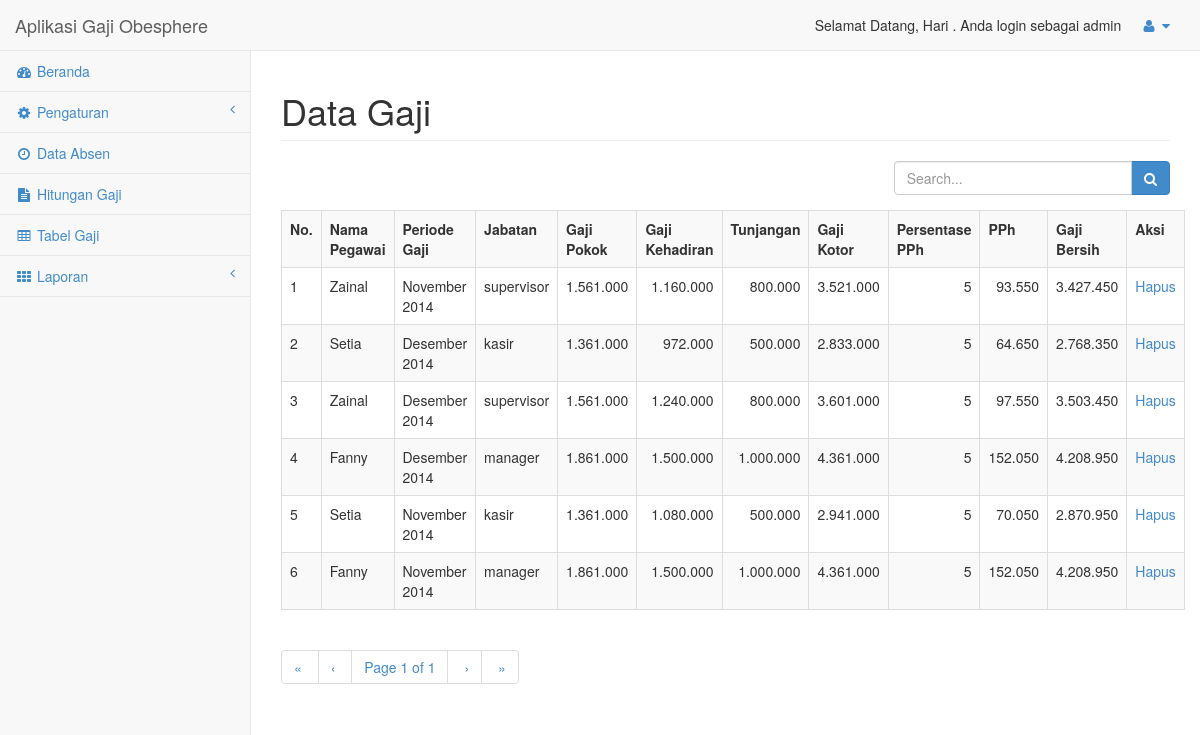
The app's page /index.php?route=tabelgaji (signed in) with its own data.
### tables this page shows
CREATE TABLE IF NOT EXISTS `gaji` (
`id_gaji` int(11) NOT NULL,
  `nip_gaji` varchar(8) NOT NULL,
  `jabatan_gaji` varchar(25) DEFAULT NULL,
  `bulan_gaji` varchar(10) NOT NULL DEFAULT '',
  `tahun_gaji` year(4) NOT NULL,
  `gapok_gaji` double NOT NULL,
  `gakeh_gaji` double NOT NULL,
  `tunja_gaji` double NOT NULL,
  `kotor_gaji` double NOT NULL,
  `netto_tahun_gaji` double NOT NULL,
  `ptkp_tahun_gaji` double NOT NULL,
  `pkp_tahun_gaji` double NOT NULL,
  `persen_gaji` int(11) NOT NULL,
  `pph_tahun_gaji` double NOT NULL,
  `pph_bulan_gaji` double NOT NULL,
  `bersih_gaji` double NOT NULL,
  `masuk` int(11) DEFAULT '0',
  `off` int(11) DEFAULT '0',
  `cuti` int(11) DEFAULT '0',
  `sakit` int(11) DEFAULT '0',
  `alpa` int(11) DEFAULT '0'
);

CREATE TABLE IF NOT EXISTS `pegawai` (
  `nip` varchar(8) NOT NULL DEFAULT '',
  `nama_pegawai` varchar(100) NOT NULL DEFAULT '',
  `jabatan_pegawai` int(11) NOT NULL,
  `alamat` varchar(100) NOT NULL DEFAULT '',
  `tlp_pegawai` varchar(12) NOT NULL DEFAULT '',
  `jenis_kelamin` varchar(10) NOT NULL,
  `agama` varchar(50) NOT NULL DEFAULT '',
  `tgl_lahir` date NOT NULL,
  `status_kawin` varchar(10) NOT NULL DEFAULT '0',
  `npwp_pegawai` varchar(20) NOT NULL
);

### loader.php (called while the page is built)
<?php
$route = isset($_GET['route'])?$_GET['route']:'dashboard';
    include 'page/'.$route.'.php';
?>

### inc/fungsi.php (called while the page is built, shortened)
<?php
function ribuan($angka)
{
$angka = number_format($angka,0,",",".");
return $angka;
}
?>

### page/tabelgaji.php (the view, shortened to what this page needs)
<?php
if(isset($_REQUEST['keyword']) && $_REQUEST['keyword']<>""){
    $keyword=$_REQUEST['keyword'];
    $reload = "index.php?route=gaji&keyword=$keyword";
    $query = "SELECT
      *
    FROM
      gaji
      LEFT JOIN pegawai ON pegawai.nip = gaji.nip_gaji
    WHERE
      nama_pegawai LIKE '%$keyword%' OR
      bulan_gaji LIKE '%$keyword%'
    ORDER BY id_gaji DESC";
    $result = mysql_query($query);
}else{
    $reload = "index.php?route=gaji";
    $query = "SELECT
      *
    FROM
      gaji
      LEFT JOIN pegawai ON pegawai.nip = gaji.nip_gaji
    ORDER BY id_gaji DESC";
    $result = mysql_query($query);
}
$rpp = 10;
$page = intval($_GET["page"]);
if($page<=0) $page = 1;
$tcount = mysql_num_rows($result);
$tpages = ($tcount) ? ceil($tcount/$rpp) : 1;
$count = 0;
$i = ($page-1)*$rpp;
$no_urut = ($page-1)*$rpp;
?>
            <div class="row">
                <div class="col-lg-12">
                    <h1 class="page-header">Data Gaji</h1>
                </div>
            </div>
            <div class="row">
                <div class="col-lg-8">
                </div>
                <div class="col-lg-4 text-right">
                    <form method="post" action="index.php?route=tabelgaji">
                        <div class="form-group input-group">
                            <input type="text" name="keyword" class="form-control" placeholder="Search..." value="<?php echo $_REQUEST['keyword']; ?>">
                            <span class="input-group-btn">
                                <button class="btn btn-primary" type="submit"><i class="fa fa-search"></i>
                                </button>
                            </span>
                        </div>
                    </form>
                </div>
            </div>
            <div class="row">
                <div class="col-lg-12">
                    <table class="table table-bordered table-striped">
                        <tr>
                            <th>No.</th>
                            <th>Nama Pegawai</th>
                            <th>Periode Gaji</th>
                            <th>Jabatan</th>
                            <th>Gaji Pokok</th>
                            <th>Gaji Kehadiran</th>
                            <th>Tunjangan</th>
                            <th>Gaji Kotor</th>
                            <th>Persentase PPh</th>
                            <th>PPh</th>
                            <th>Gaji Bersih</th>
                            <th>Aksi</th>
                        </tr>
                        <?php
                        if (!$result)
                        {
                            die(mysql_error());
                        }
                        else
                        {
                            while(($count<$rpp) && ($i<$tcount)) {
                                $row = mysql_fetch_array($result);
                        ?>
                            <tr>
                                <td><?php echo ++$no_urut; ?></td>
                                <td><?php echo $row['nama_pegawai']; ?></td>
                                <td><?php echo $row['bulan_gaji']." ".$row['tahun_gaji']; ?></td>
                                <td><?php echo $row['jabatan_gaji']; ?></td>
                                <td style="text-align: right"><?php echo ribuan($row['gapok_gaji']); ?></td>
                                <td style="text-align: right"><?php echo ribuan($row['gakeh_gaji']); ?></td>
                                <td style="text-align: right"><?php echo ribuan($row['tunja_gaji']); ?></td>
                                <td style="text-align: right"><?php echo ribuan($row['kotor_gaji']); ?></td>
                                <td style="text-align: right"><?php echo $row['persen_gaji']; ?></td>
                                <td style="text-align: right"><?php echo ribuan($row['pph_bulan_gaji']); ?></td>
                                <td style="text-align: right"><?php echo ribuan($row['bersih_gaji']); ?></td>
                                <td>
                                    <a href="index.php?route=tabelgajidelete&id=<?php echo $row['id_gaji']; ?>" onclick="javascript: return confirm('Anda yakin ?')">Hapus</a>
                                </td>
                            </tr>
                        <?php
                                $i++;
                                $count++;
                            }
                        }
                        ?>
                    </table>
                    <div>
                    <?php echo paginate_one($reload, $page, $tpages, $adjacents); ?>
                    </div>
                </div>
            </div>

### css/sb-admin-2.css (style rules this page uses)
body { background-color: #f8f8f8; }

### records on screen
gaji: pegawai.nama_pegawai "Zainal", bulan_gaji "November", tahun_gaji "2014", jabatan_gaji "supervisor", gapok_gaji "1.561.000", gakeh_gaji "1.160.000", tunja_gaji "800.000", kotor_gaji "3.521.000", persen_gaji "5", pph_bulan_gaji "93.550", bersih_gaji "3.427.450"
gaji: pegawai.nama_pegawai "Setia", bulan_gaji "Desember", tahun_gaji "2014", jabatan_gaji "kasir", gapok_gaji "1.361.000", gakeh_gaji "972.000", tunja_gaji "500.000", kotor_gaji "2.833.000", persen_gaji "5", pph_bulan_gaji "64.650", bersih_gaji "2.768.350"
gaji: pegawai.nama_pegawai "Zainal", bulan_gaji "Desember", tahun_gaji "2014", jabatan_gaji "supervisor", gapok_gaji "1.561.000", gakeh_gaji "1.240.000", tunja_gaji "800.000", kotor_gaji "3.601.000", persen_gaji "5", pph_bulan_gaji "97.550", bersih_gaji "3.503.450"
gaji: pegawai.nama_pegawai "Fanny", bulan_gaji "Desember", tahun_gaji "2014", jabatan_gaji "manager", gapok_gaji "1.861.000", gakeh_gaji "1.500.000", tunja_gaji "1.000.000", kotor_gaji "4.361.000", persen_gaji "5", pph_bulan_gaji "152.050", bersih_gaji "4.208.950"
gaji: pegawai.nama_pegawai "Setia", bulan_gaji "November", tahun_gaji "2014", jabatan_gaji "kasir", gapok_gaji "1.361.000", gakeh_gaji "1.080.000", tunja_gaji "500.000", kotor_gaji "2.941.000", persen_gaji "5", pph_bulan_gaji "70.050", bersih_gaji "2.870.950"
gaji: pegawai.nama_pegawai "Fanny", bulan_gaji "November", tahun_gaji "2014", jabatan_gaji "manager", gapok_gaji "1.861.000", gakeh_gaji "1.500.000", tunja_gaji "1.000.000", kotor_gaji "4.361.000", persen_gaji "5", pph_bulan_gaji "152.050", bersih_gaji "4.208.950"

### other values on screen
$_SESSION['nama_user'] "Hari"
$_SESSION['level'] "admin"
$firstlabel "«"
$prevlabel "‹"
$page "1"
$tpages "1"
$nextlabel "›"
$lastlabel "»"
